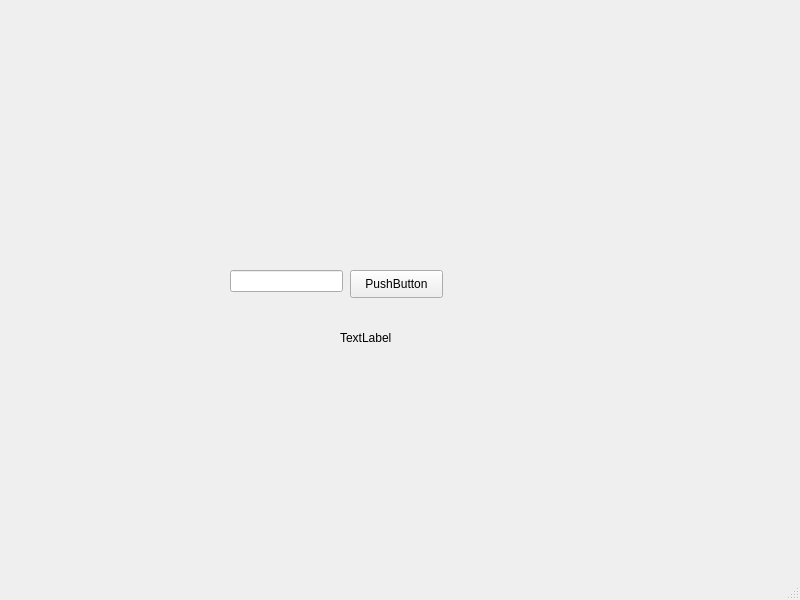
<?xml version="1.0" encoding="UTF-8"?>
<ui version="4.0">
 <class>MainWindow</class>
 <widget class="QMainWindow" name="MainWindow">
  <property name="geometry">
   <rect>
    <x>0</x>
    <y>0</y>
    <width>800</width>
    <height>600</height>
   </rect>
  </property>
  <property name="windowTitle">
   <string>MainWindow</string>
  </property>
  <widget class="QWidget" name="centralwidget">
   <widget class="QLineEdit" name="lineEdit">
    <property name="geometry">
     <rect>
      <x>230</x>
      <y>270</y>
      <width>113</width>
      <height>22</height>
     </rect>
    </property>
   </widget>
   <widget class="QPushButton" name="pushButton">
    <property name="geometry">
     <rect>
      <x>350</x>
      <y>270</y>
      <width>93</width>
      <height>28</height>
     </rect>
    </property>
    <property name="text">
     <string>PushButton</string>
    </property>
   </widget>
   <widget class="QLabel" name="label">
    <property name="geometry">
     <rect>
      <x>340</x>
      <y>330</y>
      <width>55</width>
      <height>16</height>
     </rect>
    </property>
    <property name="text">
     <string>TextLabel</string>
    </property>
   </widget>
  </widget>
  <widget class="QMenuBar" name="menubar">
   <property name="geometry">
    <rect>
     <x>0</x>
     <y>0</y>
     <width>800</width>
     <height>26</height>
    </rect>
   </property>
  </widget>
  <widget class="QStatusBar" name="statusbar"/>
 </widget>
 <resources/>
 <connections/>
</ui>
